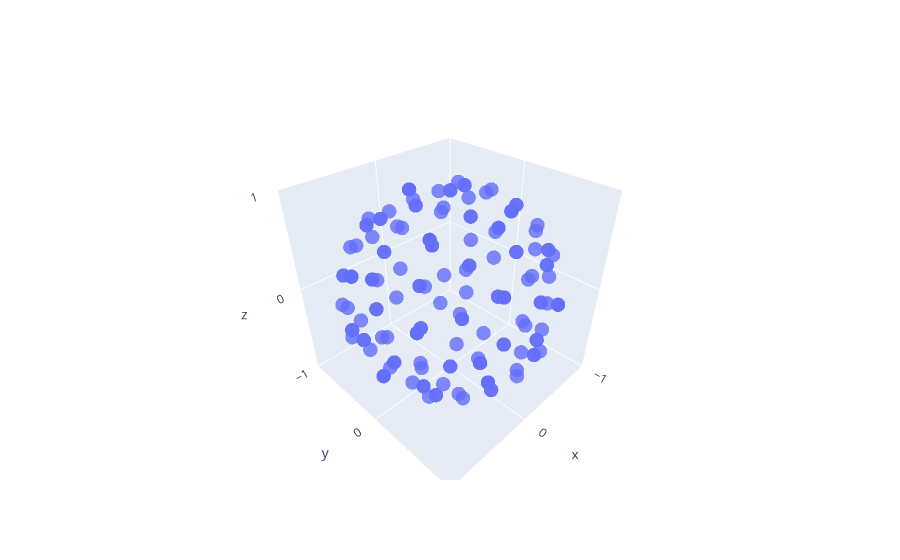

The cell this chart's notebook holds for it:
### Code cell
#3D interactive plot make sure all relevent packages are installed edit the starting points to lie on or off axes of symmetry
#middle_triangle_point = np.ndarray([0,1+2*phi,phi])
#between_centre_and_vertex = np.array([1,1+3*phi,phi])
trace = go.Scatter3d(
    x=x, 
    y=y,
    z=z,
    mode='markers',
    marker=dict(
        size=5,
        opacity=0.8,
    )
)

layout = go.Layout(
    scene=dict(
        xaxis=dict(nticks=4, range=[-1,1],),
        yaxis=dict(nticks=4, range=[-1,1],),
        zaxis=dict(nticks=4, range=[-1,1],),
        aspectratio=dict(x=1, y=1, z=1),
    )
)

fig = go.Figure(data=[trace], layout=layout)

fig.show()
#notes: triangle: (1,phi,0), (0,1,phi), (-1,phi,0)
#reflection of triangle: [1,phi,0], [-1,phi,0], [0,1,-phi] mid = [0,1+2*phi,-phi] mid edge [0,2*phi,0] mid of mid and mid edge [0,1+4*phi,-phi]
#mid edge: (1,1+phi,phi)
#mid: (0,1+2*phi,phi)
#mid of mid edge and mid: (1,2+3*phi,2*phi)
#mid of mid and vertex: [1,1+3*phi,phi]
#scale along mid to egde: (1-d)*[1,1+phi,phi]+d*[0,1+2*phi,phi]

### Figure 1 — Plotly figure (JSON) as saved in the notebook; plotly's stock layout.template omitted (floating-point values rounded to 4 significant figures; data arrays with more than 128 entries replaced by an {"elided": "..."} marker saying what was removed)
{"data": [{"marker": {"opacity": 0.8, "size": 5}, "mode": "markers", "type": "scatter3d", "x": {"elided": "180 float values"}, "y": {"elided": "180 float values"}, "z": {"elided": "180 float values"}}], "layout": {"scene": {"aspectratio": {"x": 1, "y": 1, "z": 1}, "xaxis": {"nticks": 4, "range": [-1, 1]}, "yaxis": {"nticks": 4, "range": [-1, 1]}, "zaxis": {"nticks": 4, "range": [-1, 1]}}}}
